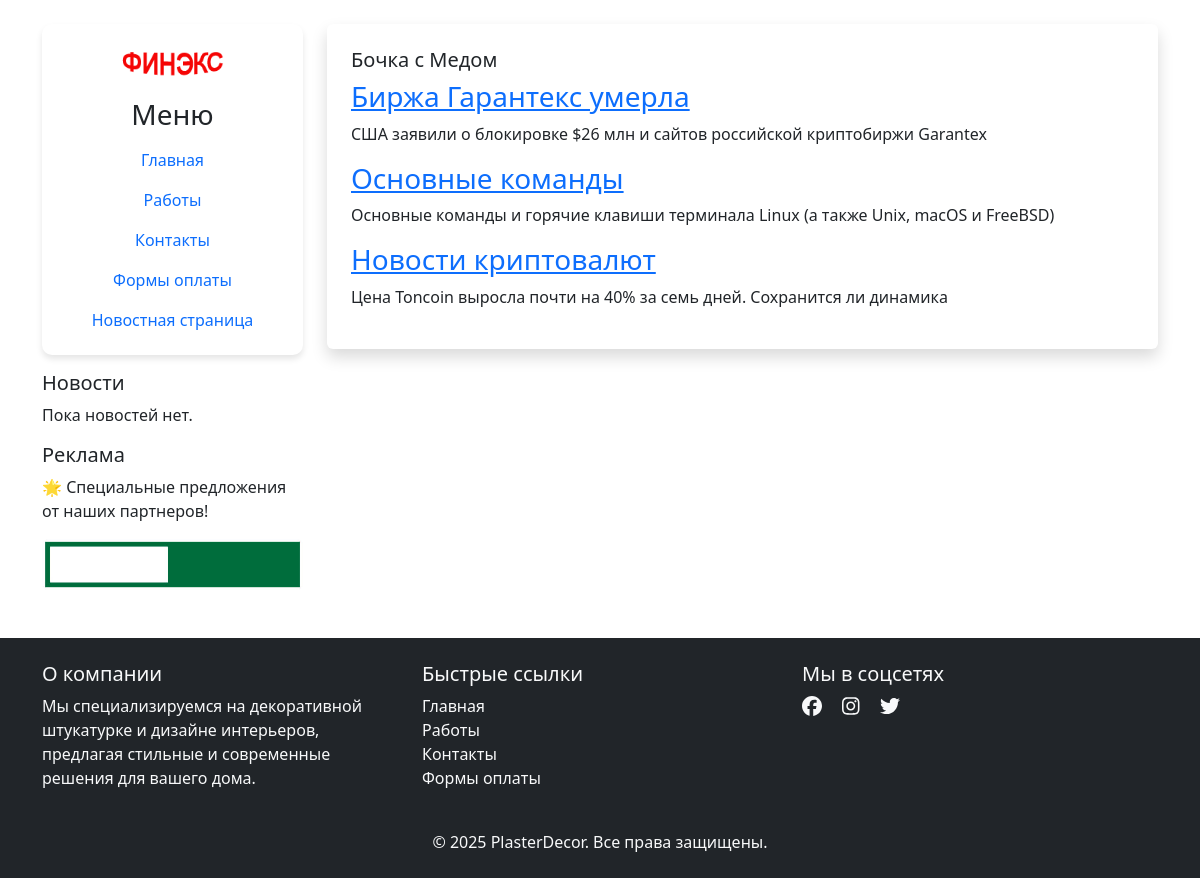
Screenshot of /news/news/ with the database file from the repository.
### news/models.py (models this page shows, shortened)
class News_post(models.Model):
    title = models.CharField('Название новости', max_length=50)
    short_description = models.CharField('Краткое описание новости', max_length=200)
    text = models.TextField('Новость')
    pub_date = models.DateTimeField('Дата публикации', auto_now_add=True)
    author = models.ForeignKey(User, on_delete=models.CASCADE, verbose_name='Автор', default=1)  # 👈 Добавили default
    class Meta:
        verbose_name = 'Новость'
        verbose_name_plural = 'Новости'

### news/views.py (the view)
# urls.py: path('news/', views.news_list, name='news_home'),
def news_list(request):
    news = News_post.objects.all()
    return render(request, 'news/news.html', {'news': news})

### news/templates/news/news.html (shortened to what this page needs)
{% extends 'news/layoute.html' %}
{% block content %}
    <h5> Бочка с Медом </h5>
    {% for new in news %}
        <div>
            <h3>
                <a href="{% url 'news_detail' new.id %}">{{ new.title }}</a>
            </h3>
            <p> {{ new.short_description }} </p>
        </div>
    {% endfor %}
{% endblock %}

### news/templates/news/layoute.html (shortened to what this page needs)
{% load static %}
<!DOCTYPE html>
<html lang="ru">
<head>
    <link rel="stylesheet" href="{% static 'bonza/css/main.css' %}">
 <link href="https://cdn.jsdelivr.net/npm/bootstrap@5.3.0/dist/css/bootstrap.min.css" rel="stylesheet">
</head>
<body>
<div class="container mt-4">
    <div class="row">
        <div class="col-lg-3">
            <div class="sidebar text-center">
                <img src="{% static 'news/img/lada.png' %}" alt="Логотип Пария" width="120px" class="logo">
                <h3 class="text-center">Меню</h3>
                <ul class="nav flex-column">
                    <li class="nav-item">
                        <a class="nav-link" href="{% url 'index' %}">Главная</a>
                    </li>
                    <li class="nav-item">
                        <a class="nav-link" href="{% url 'works' %}">Работы</a>
                    </li>
                    <li class="nav-item">
                        <a class="nav-link" href="{% url 'contacts' %}">Контакты</a>
                    </li>
                    <li class="nav-item">
                        <a class="nav-link" href="{% url 'payments' %}">Формы оплаты</a>
                    </li>
                    <li class="nav-item">
                        <a class="nav-link" href="{% url 'news_home' %}">Новостная страница</a>
                    </li>
                </ul>
            </div>
            <div class="news mt-3">
                <h5>Новости</h5>
                    <ul class="list-unstyled">
                    {% for item in latest_news %}
                     <li>📢 <a href="{% url 'news_detail' item.id %}">{{ item.title }}</a></li>
                     {% empty %}
                    <li>Пока новостей нет.</li>
                        {% endfor %}
                    </ul>
            </div>
            <div class="ads mt-3">
                <h5>Реклама</h5>
                <p>🌟 Специальные предложения от наших партнеров!</p>
                <img src="{% static 'bonza/img/ad.jpg' %}" alt="Реклама" class="img-fluid rounded">
            </div>
        </div>
        <div class="col-lg-9">
            <div class="bg-white p-4 rounded shadow">
                {% block content %}
                {% endblock %}
            </div>
        </div>
    </div>
</div>
{% include 'bonza/futer.html' %}
</body>
</html>

### bonza/templates/bonza/futer.html (shortened to what this page needs)
<footer class="bg-dark text-light py-4 mt-5">
    <div class="container">
        <div class="row">
            <div class="col-md-4">
                <h5>О компании</h5>
                <p>Мы специализируемся на декоративной штукатурке и дизайне интерьеров, предлагая стильные и современные решения для вашего дома.</p>
            </div>
            <div class="col-md-4">
                <h5>Быстрые ссылки</h5>
                <ul class="list-unstyled">
                    <li><a href="{% url 'index' %}" class="text-light text-decoration-none">Главная</a></li>
                    <li><a href="{% url 'works' %}" class="text-light text-decoration-none">Работы</a></li>
                    <li><a href="{% url 'contacts' %}" class="text-light text-decoration-none">Контакты</a></li>
                    <li><a href="{% url 'payments' %}" class="text-light text-decoration-none">Формы оплаты</a></li>
                </ul>
            </div>
            <div class="col-md-4">
                <h5>Мы в соцсетях</h5>
                <a href="https://www.facebook.com" class="text-light me-3"><i class="fab fa-facebook fa-lg"></i></a>
                <a href="https://www.instagram.com" class="text-light me-3"><i class="fab fa-instagram fa-lg"></i></a>
                <a href="https://www.twitter.com" class="text-light"><i class="fab fa-twitter fa-lg"></i></a>
            </div>
        </div>
        <div class="text-center mt-4">
            <p class="mb-0">&copy; 2025 PlasterDecor. Все права защищены.</p>
        </div>
    </div>
</footer>

### bonza/static/bonza/css/main.css (style rules this page uses)
.sidebar { background: #fff; padding: 15px; border-radius: 10px; box-shadow: 0px 4px 6px rgba(0, 0, 0, 0.1); }
.logo { display: block; margin: 0 auto 15px auto; }
.nav-link { color: #333; font-weight: bold; }

### rows the page displays
News_post: title "Биржа Гарантекс умерла", short_description "США заявили о блокировке $26 млн и сайтов российской криптобиржи Garantex"
News_post: title "Основные команды", short_description "Основные команды и горячие клавиши терминала Linux (а также Unix, macOS и FreeBSD)"
News_post: title "Новости криптовалют", short_description "Цена Toncoin выросла почти на 40% за семь дней. Сохранится ли динамика"
